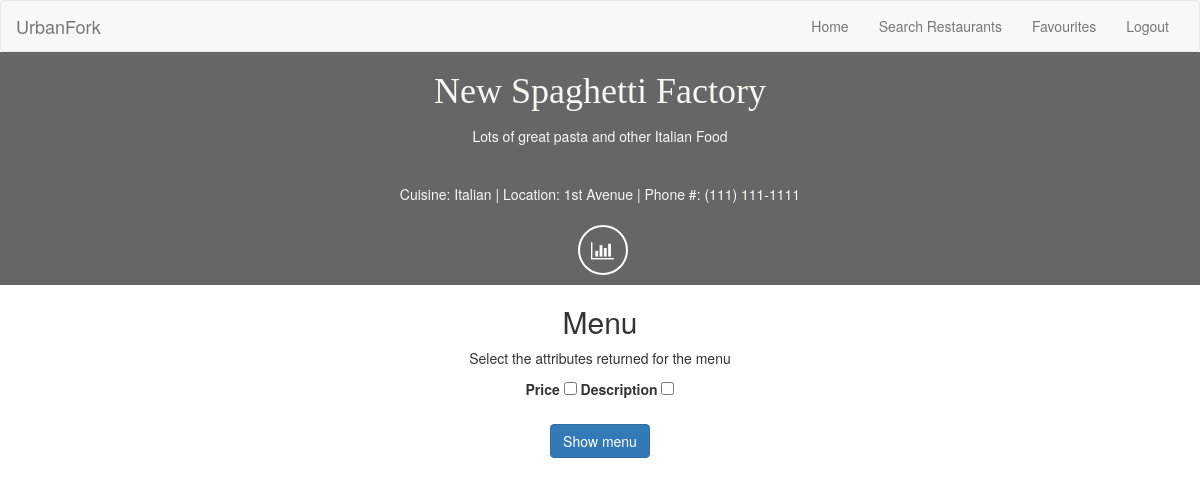
Screenshot of /restaurant.php?rname=New Spaghetti Factory&location=1st Avenue&userId=4 (signed in) with the database file from the repository.
### tables this page shows
CREATE TABLE `restaurant` (
  `location` varchar(50) NOT NULL,
  `cuisine` varchar(30) NOT NULL,
  `description` varchar(200) NOT NULL,
  `phone` varchar(20) NOT NULL,
  `rname` varchar(50) NOT NULL
);

### restaurant.php (the view, shortened to what this page needs)
<!DOCTYPE html>
<?php include("header.php");?>
<html lang="en">
	<head>
		<link href="css/bootstrap.css" rel="stylesheet">
		<link href="css/style.css" rel="stylesheet">
		<link href="css/restaurant.css" rel="stylesheet">
		<link href="font-awesome/css/font-awesome.min.css" rel="stylesheet" type="text/css">
	</head>
	<body>
	<body>
		<?php
			$rname = $_GET['rname'];
			$location = $_GET['location'];
		?>
		<?php
			$hrefRname = str_replace(' ', '%20', $rname);
			$hrefLoc = str_replace(' ', '%20', $location);
			$statsPath = "stats.php?rname=".$hrefRname."&location=".$hrefLoc;
			$sql="SELECT * FROM restaurant WHERE rname = '" . $rname . "' AND location = '" . $location . "'";
			$result = mysqli_query($con, $sql) or die(mysqli_error($con));
			while($row = mysqli_fetch_array($result)){
				$location = $row['location'];
				$rname = $row['rname'];
				$cuisine = $row['cuisine'];
				$description = $row['description'];
				$phone = $row['phone'];
			}
		?>
		<div class="container-fluid" id="box">
			<div class="container-fluid" id="messagebox">
				<div class="text-center" id="restaurant-name"><h1><?php echo $rname?></h1></div>
				<div class="text-center" id="description"><?php echo $description?></div>
				<br>
				<div class="text-center">Cuisine: <?php echo $cuisine?> | Location: <?php echo $location?> | Phone #: <?php echo $phone?></div>
				<ul class="list-inline" align="center">
					<li>
					<li>
					<a href=<?php echo $statsPath ?>  title="Statistics" class="btn-social btn-outline"><i class="fa fa-bar-chart"></i></a>
					</li>
				</ul>
			</div>
		</div>
		<div class="text-center" id="menu"><h2>Menu</h2></div>
		<?php
			$hrefRname = str_replace(' ', '%20', $rname);
			$hrefLoc = str_replace(' ', '%20', $location);
			$restaurant_address = "restaurant.php?rname=".$hrefRname."&location=".$hrefLoc;
		?>
		<div align="center">
			<form  method="post" action=<?php echo $restaurant_address ?>  id="searchform">
				<fieldset data-role="controlgroup" data-type="horizontal">
					<p>Select the attributes returned for the menu</p>
					<label for="price">Price</label>
					<input type="checkbox" name="price" id="price" value="price">
					<label for="description">Description</label>
					<input type="checkbox" name="description" id="description" value="description">
				</fieldset>
				<br>
				<input class="btn btn-primary" type="submit" data-inline="true" value="Show menu" name="submit">
			</form>
		</div>
	</body>
</html>

### css/style.css (style rules this page uses)
body { min-height: 75rem; }

### css/restaurant.css (style rules this page uses)
#box { color: #F8F8F2; background-color: #666666; }
h1, .menu { font-family: "Times New Roman", Times, serif; }
#messagebox { color: #F8F8F2; background-color: #666666; line-height: 4ex; height: 100%; width: auto; }
.btn-outline { margin-top: 15px; border: solid 2px #fff; font-size: 20px; color: #fff; background: 0 0; transition: all .3s ease-in-out; }
.btn-social { display: inline-block; width: 50px; height: 50px; border: 2px solid #fff; border-radius: 100%; text-align: center; font-size: 20px; line-height: 45px; }

### rows the page displays
restaurant: rname "New Spaghetti Factory", description "Lots of great pasta and other Italian Food", cuisine "Italian", location "1st Avenue", phone "(111) 111-1111"
